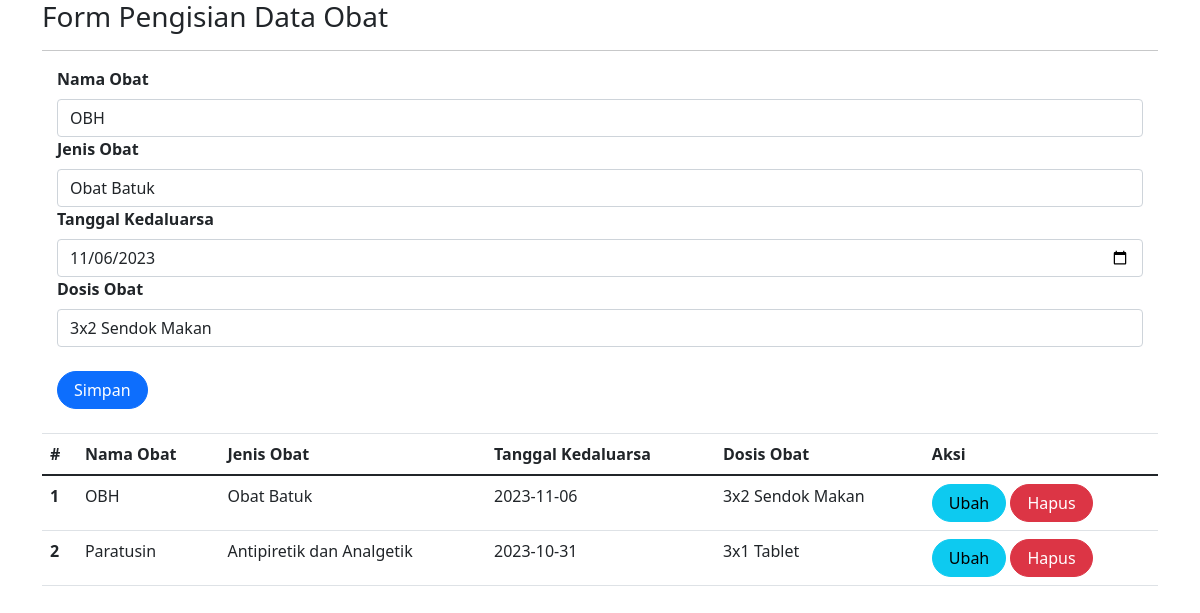
Page /obat.php?id=5 on the committed database.
### tables this page shows
CREATE TABLE `obat` (
  `id` int(10) NOT NULL,
  `nama_obat` varchar(50) DEFAULT NULL,
  `jenis_obat` varchar(50) DEFAULT NULL,
  `tanggal_kedaluarsa` date DEFAULT NULL,
  `dosis_obat` varchar(50) DEFAULT NULL
);

### obat.php (the view, shortened to what this page needs)
<?php
include_once("koneksi.php");
?>
<!DOCTYPE html>
<html lang="en">
<head>
    <link rel="stylesheet" href="assets/css/bootstrap.css">
    <link rel='stylesheet' href='styleku.css'>
    <link href="https://cdn.jsdelivr.net/npm/bootstrap@5.0.2/dist/css/bootstrap.min.css"
    rel="stylesheet"
>
</head>
<body>
<div class="container">
<h3>
</h3>
<hr>
<form class="form" method="POST" action="" name="myForm" onsubmit="return(validate());">
    <?php
    $nama_obat = '';
    $jenis_obat ='';
    $tanggal_kedaluarsa = '';
    $dosis_obat = '';
    if (isset($_GET['id'])) {
        $ambil = mysqli_query($koneksi,
        "SELECT * FROM obat
        WHERE id='" . $_GET['id'] . "'");
        while ($row = mysqli_fetch_array($ambil)) {
            $nama_obat = $row['nama_obat'];
            $jenis_obat = $row['jenis_obat'];
            $tanggal_kedaluarsa = $row['tanggal_kedaluarsa'];
            $dosis_obat = $row['dosis_obat'];
        }
    ?>
    <?php
    }
    ?>
    <div class="col">
        <label for="inputNamaObat" class="form-label fw-bold">
            Nama Obat
        </label>
        <input type="text" class="form-control" name="nama_obat" id="inputNamaObat" placeholder="NamaObat" value="<?php echo $nama_obat ?>">
    </div>
        <div class="col">
            <label for="inputJenisObat" class="form-label fw-bold">
                Jenis Obat
            </label>
            <input type="text" class="form-control" name="jenis_obat" id="inputJenisObat" placeholder="InputJenisObat" value="<?php echo $jenis_obat ?>">
        </div>
        <div class="col">
            <label for="inputTanggalKedaluarsa" class="form-label fw-bold">
                Tanggal Kedaluarsa
            </label>
            <input type="date" class="form-control" name="tanggal_kedaluarsa" id="inputTanggalKedaluarsa" placeholder="InputTanggalKedaluarsa" value="<?php echo $tanggal_kedaluarsa ?>">
        </div>
        <div class="col">
            <label for="inputDosisObat" class="form-label fw-bold">
                Dosis Obat
            </label>
            <input type="text" class="form-control" name="dosis_obat" id="inputDosisObat" placeholder="InputDosisObat" value="<?php echo $dosis_obat ?>">
        </div>
        <br>
        <div class="col">
            <button type="submit" class="btn btn-primary rounded-pill px-3" name="simpan">Simpan</button>
        </div>
</form>
<table class="table table-hover">
    <thead>
        <tr>
            <th scope="col">#</th>
            <th scope="col">Nama Obat</th>
            <th scope="col">Jenis Obat</th>
            <th scope="col">Tanggal Kedaluarsa</th>
            <th scope="col">Dosis Obat</th>
            <th scope="col">Aksi</th>
        </tr>
    </thead>
    <tbody>
        <?php
        $result = mysqli_query(
            $koneksi,"SELECT * FROM obat ORDER BY nama_obat"
            );
        $no = 1;
        foreach ($result as $data){
        ?>
            <tr>
                <th scope="row"><?php echo $no++ ?></th>
                <td><?php echo htmlspecialchars($data['nama_obat']) ?></td>
                <td><?php echo htmlspecialchars($data['jenis_obat']) ?></td>
                <td><?php echo htmlspecialchars($data['tanggal_kedaluarsa']) ?></td>
                <td><?php echo htmlspecialchars($data['dosis_obat']) ?></td>
                <td>
                    <a class="btn btn-info rounded-pill px-3"
                    href="obat.php?id=<?php echo $data['id'] ?>">Ubah
                    </a>
                    <a class="btn btn-danger rounded-pill px-3"
                    href="obat.php?id=<?php echo $data['id'] ?>&aksi=hapus">Hapus
                    </a>
                </td>
            </tr>
        <?php
        }
        ?>
    </tbody>
</table>
</body>
</html>

### styleku.css (style rules this page uses)
body { font-family: 'Poppins', sans-serif; font-size: 16px; line-height: 24px; font-weight: 400; color: #212112; background-position: center; background-repeat: repeat; background-size: 7%; background-color: #fff; overflow-x: hidden; transition: all 200ms linear; }

### rows in the picture
obat: nama_obat "OBH", jenis_obat "Obat Batuk", tanggal_kedaluarsa "11/06/2023", dosis_obat "3x2 Sendok Makan", tanggal_kedaluarsa "2023-11-06"
obat: nama_obat "Paratusin", jenis_obat "Antipiretik dan Analgetik", tanggal_kedaluarsa "2023-10-31", dosis_obat "3x1 Tablet"
